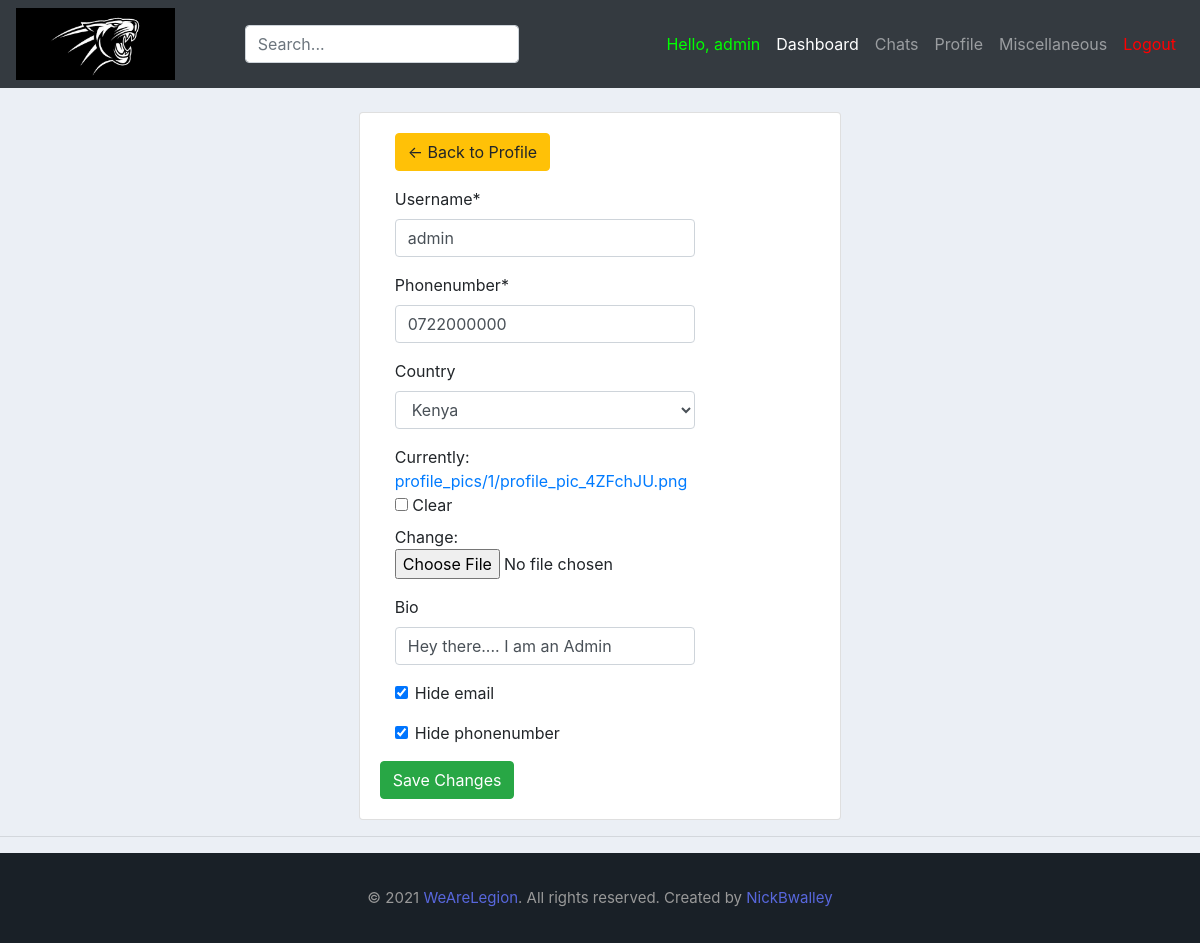
Screenshot of /MyProfile/ (signed in) with the database file from the repository.
### App1/models.py (models this page shows, shortened)
class user(AbstractBaseUser):
	alphanumeric = RegexValidator(r'^[A-Za-z0-9_.]*$', 'Only Letters, Numbers, Underscores and Periods are allowed!')
	phonenumber = RegexValidator(r'^[0-9]{10,12}$', 'Only Numerical characters are allowed! (Must be 10-12Digits)')
	username		= models.CharField(max_length=30, unique=True, validators=[alphanumeric])
	email 			= models.EmailField(verbose_name="email", max_length=60, unique=True)
	phonenumber 	= models.CharField(max_length=30, unique=True, validators=[phonenumber])
	country 		= models.ForeignKey(Country, on_delete=models.SET_NULL, blank=True, null=True)
	university 		= models.ForeignKey(University, on_delete=models.SET_NULL, null=True)
	course			= models.ForeignKey(Course, on_delete=models.SET_NULL, blank=True, null=True)
	profile_pic 	= models.ImageField(null=True, blank=True, default=get_default_profile_image, upload_to=get_profile_image_filepath)
	bio 			= models.CharField(max_length=40, default="Hey there...", blank=True, null=True)
	date_joined 	= models.DateTimeField(verbose_name='date joined', auto_now_add=True)
	last_login		= models.DateTimeField(verbose_name='last login', auto_now=True)
	hide_email		= models.BooleanField(default=True)
	hide_phonenumber= models.BooleanField(default=True)
	is_active 		= models.BooleanField(default=True)
	is_admin 		= models.BooleanField(default=False)
	is_verified  	= models.BooleanField(default=False)
	is_staff 		= models.BooleanField(default=False)
	is_superuser 	= models.BooleanField(default=False)
	USERNAME_FIELD = 'username'
	REQUIRED_FIELDS = ['email']
	objects = MyAccountManager()

### App1/views.py (the view)
# urls.py: path('MyProfile/', views.my_profile, name='my_profile'),
@login_required(login_url='login') # only allows users who are logged in with correct credentials
def my_profile(request):
	user = request.user
	user_id = request.user.id
	form = update_user_profile(instance=user)
	if request.method == 'POST':
		form = update_user_profile(request.POST, request.FILES,instance=user)
		if form.is_valid:
			form.save()
			return redirect('my_profile')
	context = {'form':form}
	return render(request, 'App1/my_profile.html', context)

### App1/forms.py
class update_user_profile(forms.ModelForm):
	class Meta:
		model = user
		fields = ['username', 'phonenumber', 'country', 'profile_pic', 'bio', 'hide_email', 'hide_phonenumber']
		exclude = ['email', 'university', 'course', 'password1', 'password2']

### App1/models.py (called while the page is built)
    def __str__(self):
        return self.name

### App1/templates/App1/my_profile.html (shortened to what this page needs)
{%  extends 'App1/main.html' %}
{% load static %}
{% block content %}
{% load crispy_forms_tags %}
<br>
<div class="row justify-content-center">
	<div class="col-md-5">
		<div class="card card-body">
			<form method="POST" action="" enctype="multipart/form-data">
              <div class="form-group">
                <div class="col-lg-9">
                  <a class="btn btn-warning" href="{% url 'view' request.user.id %}"> &#8592; Back to Profile</a>
                </div>
              </div>
				      <div class="form-group">
            		<div class="col-lg-9">
              			{{form.username|as_crispy_field }}
            		</div>
          		</div>
              <div class="form-group">
                <div class="col-lg-9">
                    {{form.phonenumber|as_crispy_field }}
                </div>
              </div>
              <div class="form-group">
                <div class="col-lg-9">
                    {{form.country|as_crispy_field }}
                </div>
              </div>
              <div class="form-group">
                <div class="col-lg-9">
                    {{form.profile_pic}}
                </div>
              </div>
              <div class="form-group">
                <div class="col-lg-9">
                    {{form.bio |as_crispy_field}}
                </div>
              </div>
              <div class="form-group">
                <div class="col-lg-9">
                    {{form.hide_email |as_crispy_field}}
                </div>
              </div>
              <div class="form-group">
                <div class="col-lg-9">
                    {{form.hide_phonenumber |as_crispy_field}}
                </div>
              </div>
			<input class="btn btn-success" type="submit" name="Update Information" value="Save Changes">
			</form>
		</div>
	</div>
</div>
{% endblock %}

### App1/templates/App1/navbar.html (shortened to what this page needs)
{% load static %}
<nav class="navbar navbar-expand-lg navbar-dark bg-dark">
    <img src="{% static '/images/lionking.png'%}" id="logo" >
    <link rel="stylesheet" href="{% static '/css/main.css' %}">
    <div class="collapse navbar-collapse" id="navbarNav">
      <ul class="navbar-nav mr-auto ml-auto">
        <form class="search-bar justify-content-start" onsubmit="return executeQuery();">
            <input type="text" class="form-control" name="q" id="id_q_large" placeholder="Search...">
        </form>
      </ul>
      <ul class="navbar-nav ml-auto">
        {% if request.user.is_authenticated %}
        <li class="nav-item">
          <a class="nav-link" style="color: #00ff00;">Hello, {{request.user.username}}</a>
        </li>
        <li class="nav-item active">
          <a class="nav-link" href="{% url 'home' %}">Dashboard</a>
        </li>
        <li class="nav-item">
          <a class="nav-link" href="#">Chats</a>
        </li>
        <li class="nav-item">
          <a class="nav-link" href="{% url 'view' request.user.id %}">Profile</a>
        </li>
        {% if request.user.is_admin %}
        <li class="nav-item">
          <a class="nav-link" href="#">Miscellaneous</a>
        </li>
        {% endif %}
        <li class="nav-item">
          <a class="nav-link" href="{% url 'logout' %}" style="color: #ff0000;">Logout</a>
        </li>
      </ul>
        {% endif %}
    </div>
  </nav>

### static/css/main.css (style rules this page uses)
#logo { height: auto; width: auto; max-height: 72px; max-width: 250px; }
body { background-color: #ebeff5; }

### rows the page displays
user: user.username "admin", username "admin", phonenumber "0722000000", country "Kenya", bio "Hey there.... I am an Admin", hide_email "☑", hide_phonenumber "☑"
